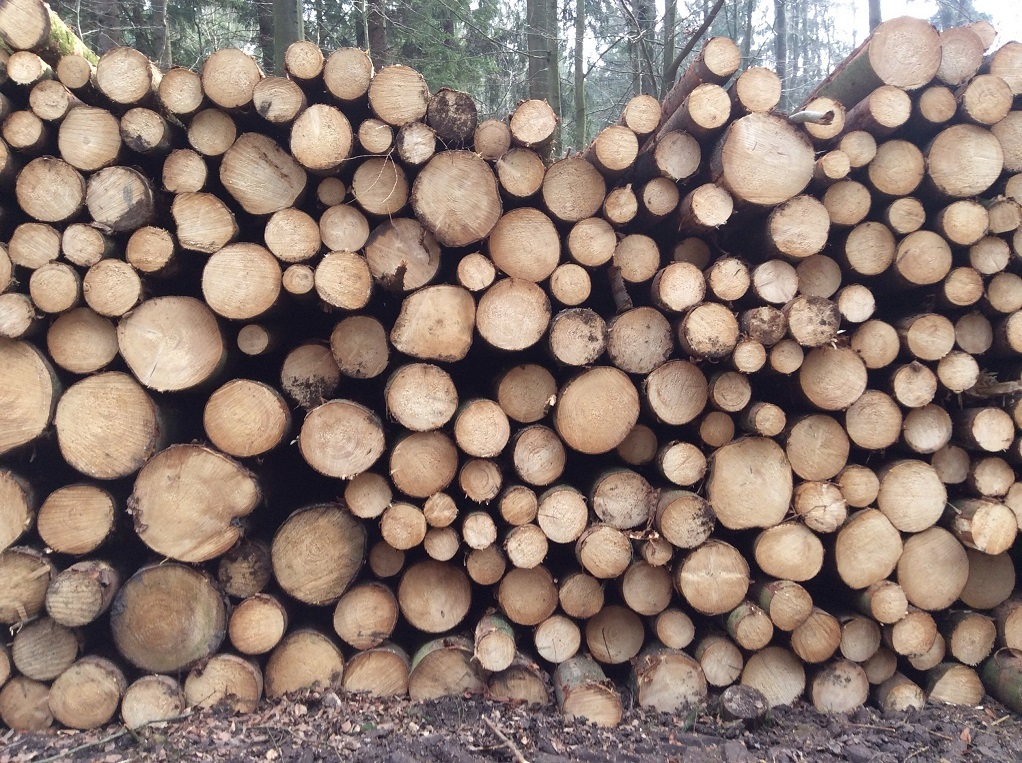
#> input picture 1_Basics_of_Computer_Vision/images/IMG_1009.JPG, 1022 x 763 px, found by its file name
$ jupyter execute color_spaces_lightning.ipynb
#> lines starting #> are read from the running program, lines starting #| are printed output that depends on the picture
# Computer Vision – Litghning & Color Spaces

## Lightning

Comprender el papel que juegan las condiciones de iluminación en el desarrollo de un sistema de visión por computadora. Y analizaremos los cuatro espacios de color primarios que encontraremos en la visión artificial: RGB, HSV, L * a * b * y escala de grises (que técnicamente no es un espacio de color, pero se usa en muchas aplicaciones de visión artificial).

El campo de la visión por ordenador se está expandiendo y evolucionando rápidamente. Todos los días estamos viendo nuevos avances en el campo que una vez pensamos que eran imposibles. Estamos viendo que el aprendizaje profundo clasifica las imágenes con una precisión asombrosamente alta. Pequeñas computadoras pequeñas, como la Raspberry Pi, pueden usarse para construir sistemas de vigilancia. Y la industria está viendo cada vez más aplicaciones comerciales de visión computacional puestas en el mercado. Y mientras el campo está creciendo, cambiando y evolucionando, pero hay que decir que hay una constante absoluta que nunca cambiará: cada algoritmo, aplicación y sistema de visión de computadora jamás desarrollado y que se desarrollará dependerá de la calidad de las imágenes ingresadas a el sistema. Sin duda, podremos hacer que nuestros sistemas sean más robustos en relación con las condiciones de iluminación deficientes, pero nunca podremos superar una imagen capturada en condiciones inferiores. **La iluminación puede significar la diferencia entre el éxito y el fracaso del algoritmo de visión de su computadora.**

En general, sus condiciones de iluminación deben tener tres objetivos principales. Vamos a revisarlos a continuación.

- **Alto contraste:** Tenemos que maximizar el contraste entre las regiones de interés en nuestras imagenes (es decir, los "objetos" que deseamos detectar, extraer, describir, clasificar, manipular, etc. debemos tener un contraste suficientemente alto del resto de la imagen para que sean fácilmente detectables).

- **Generalizable:** Las condiciones de iluminación deben ser lo suficientemente consistentes como para que funcionen bien de un "objeto" al siguiente. Si nuestro objetivo es identificar varias troncos por ejemplo en Idom, nuestras condiciones de iluminación deberían ser lo suficientemente generalizadas para facilitar la identificación del tronco, ya sea que estemos examinando un tronco de otro tipo, con mas cantidad de troncos alrededor o mas alejado obteniendo mas panorama del alrededor del objeto.

- **Estable:** Tenemos que tener condiciones de iluminación estables, consistentes y repetibles. Pienso que es el santo grial del desarrollo de aplicaciones de visión artificial. Sin embargo, a menudo es difícil (si no imposible) garantizarlo, esto es especialmente cierto si estamos desarrollando algoritmos de visión artificial diseñados para funcionar en condiciones de iluminación exterior. A medida que cambia la hora del día, las nubes pasan sobre el sol y comienza a llover, nuestras condiciones de iluminación obviamente cambiarán esto es muy importante para el proyecto de Idom.

**CONSEJO. Tenemos que esforzarnos lo más posible por obtener las condiciones de iluminación ideales incluso antes de escribir una sola línea de código. Creo que es sustancialmente más beneficioso (y más fácil) controlar (o al menos reconocer) nuestras condiciones de iluminación que escribir un código para compensar una iluminación inferior.**

### Setup

[cell 1]
import cv2
from skimage.filters import threshold_local

image = cv2.imread("C:/Users/algonzalez/source/repos/Computer_Vision/1_Basics_of_Computer_Vision/images/IMG_1009.JPG")
#> image is the input picture: shape (763, 1022, 3); mean B, G, R 113.4, 123.2, 142.3
gray = cv2.cvtColor(image, cv2.COLOR_BGR2GRAY)
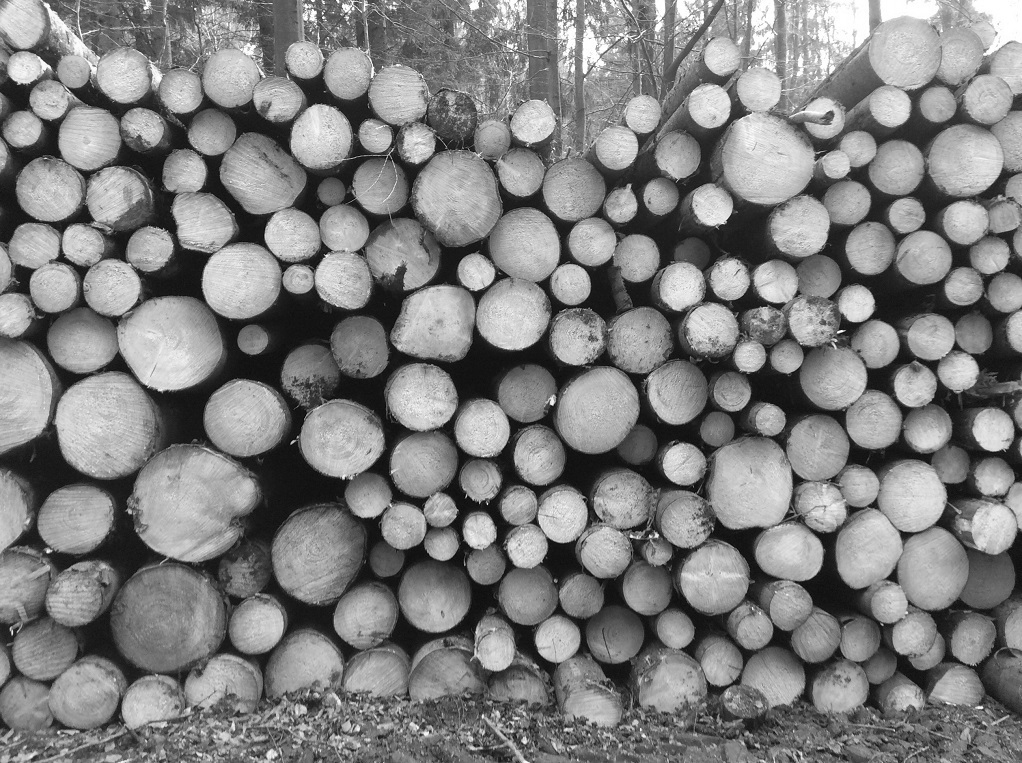
#> gray: shape (763, 1022); min 1, max 255, mean 127.8
cv2.imshow("Original", image)
cv2.waitKey(0)
cv2.destroyAllWindows()

## RGB Space

Para definir un color en el modelo de color RGB, todo lo que tenemos que hacer es definir la cantidad de rojo, verde y azul que contiene un solo píxel. Cada canal rojo, verde y azul puede tener valores definidos en el rango [0, 255] (para un total de 256 "sombras"), donde 0 indica que no hay representación y 255 demuestra la representación completa.

Dado que un color RGB se define como una tupla de 3 valores, con cada valor en el rango [0, 255], podemos pensar en el cubo que contiene 256 x 256 x 256 = 16,777,216 colores posibles, dependiendo de cuánto rojo, verde , y azul colocamos.

[cell 2]
# loop sobre cada uno de los canales
for (name, chan) in zip(("B", "G", "R"), cv2.split(image)):
    cv2.imshow(name, chan)
#> this loop made 3 passes
#> name on passes 1 to 3: 'B', 'G', 'R'
#> pass 1, `cv2.imshow(name, chan)`:
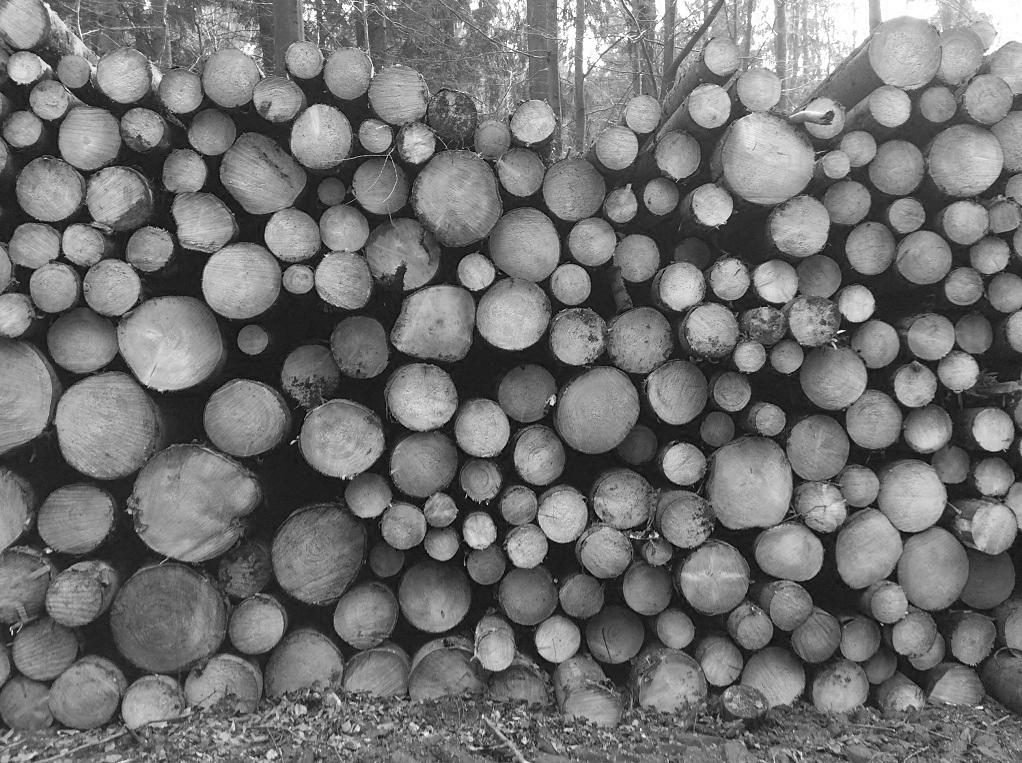
#> window 'B': shape (763, 1022); min 0, max 255, mean 113.4

cv2.waitKey(0)
cv2.destroyAllWindows()

## HSV Space

El espacio de color HSV transforma el espacio de color RGB, remodelando como un cilindro en lugar de un cubo:

Como vimos en la sección RGB, el "blanco" o "luminosidad" de un color es una combinación aditiva de cada componente Rojo, Verde y Azul. Pero ahora, en el espacio de color HSV, la luminosidad tiene su propia dimensión separada.

- **Tono:** cual color "puro" estamos examinando. Por ejemplo, todas las sombras y tonos del color "rojo" tendrán el mismo tono.

- **Saturación:** cómo "blanco" es el color. Un color totalmente saturado sería "puro", como en "rojo puro". Y un color con saturación cero sería blanco puro.

- **Valor:** El valor nos permite controlar la luminosidad de nuestro color. Un valor de cero indicaría negro puro, mientras que aumentar el valor produciría colores más claros. Es importante tener en cuenta que las diferentes bibliotecas de visión artificial usarán diferentes rangos para representar cada uno de los componentes de Tono, Saturación y Valor.

Si bien el espacio de color RGB es fácil de entender, no es intuitivo al definir los tonos exactos de un color o al especificar un rango de colores en particular. Por otro lado, el espacio de color HSV es más intuitivo, pero no hace el mejor trabajo al representar cómo los humanos ven e interpretan los colores en las imágenes. Ahí es donde entra en juego el espacio de color L * a * b *, su objetivo es imitar la metodología en la que los humanos ven e interpretan el color.

[cell 3]
hsv = cv2.cvtColor(image, cv2.COLOR_BGR2HSV)
#> hsv: shape (763, 1022, 3); mean H, S, V 53.5, 62.8, 144.1
cv2.imshow("HSV", hsv)

# loop sobre cada uno de los canales de HSV
for (name, chan) in zip(("H", "S", "V"), cv2.split(hsv)):
    cv2.imshow(name, chan)
#> this loop made 3 passes
#> pass 1, `cv2.imshow(name, chan)`:
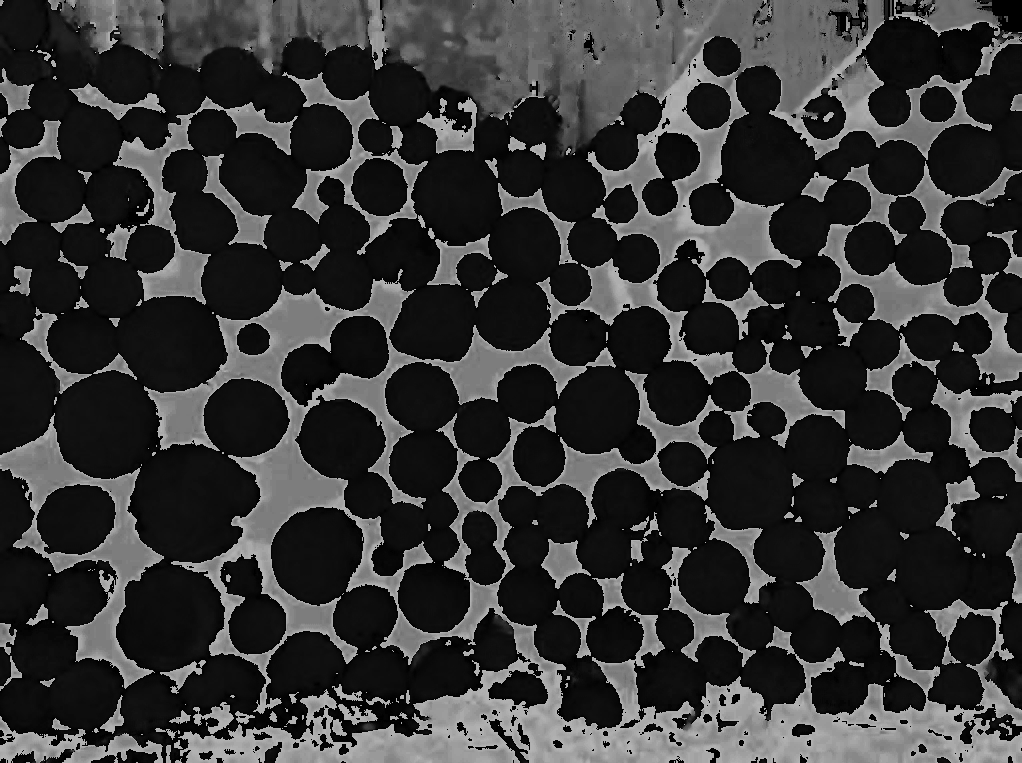
#> window 'H': shape (763, 1022); min 0, max 179, mean 53.5

cv2.waitKey(0)
cv2.destroyAllWindows()

## L*a*b

- **Canal L:** La “luminosidad” del píxel. Este valor sube y baja del eje vertical, blanco a negro, con grises neutros en el centro del eje.
- **a-channel:** se origina en el centro del canal L y define el verde puro en un extremo del espectro y el rojo puro en el otro. canal
- **b:** También se origina en el centro del canal L, pero es perpendicular al canal a. El canal B define azul puro en uno de los espectros y amarillo puro en el otro.

Similar a nuestro ejemplo de HSV, tenemos el canal L* que se dedica a mostrar qué tan claro es un píxel dado. El a * y el b * luego determinan el tono y el color del píxel.

[cell 4]
lab = cv2.cvtColor(image, cv2.COLOR_BGR2LAB)
#> lab: shape (763, 1022, 3); mean of channels 0, 1, 2 132.7, 134.1, 135.6
cv2.imshow("L*a*b*", lab)

# loop sobre cada uno de los canales de "L*a*b*
for (name, chan) in zip(("L*", "a*", "b*"), cv2.split(lab)):
    cv2.imshow(name, chan)
#> this loop made 3 passes

cv2.waitKey(0)
cv2.destroyAllWindows()

## Grayscale space

Las imágenes en escala de grises son imágenes de un solo canal con valores de píxeles en el rango [0, 255] (es decir, 256 valores únicos). No confundir con imágenes en blanco y negro que únicamente tienen un rango de valores de 0 o 255. Este espacio de color nos permite conservar la memoria y ser más eficientes computacionalmente.

[cell 5]
gray = cv2.cvtColor(image, cv2.COLOR_BGR2GRAY)
cv2.imshow("Original", image)
cv2.imshow("Grayscale", gray)
cv2.waitKey(0)
cv2.destroyAllWindows()

## Split and merge colors

[cell 6]
import numpy as np

(B, G, R) = cv2.split(image)

# Mostrar cada cana de manera individual
cv2.imshow("Red", R)
cv2.imshow("Green", G)
cv2.imshow("Blue", B)
cv2.waitKey(0)
cv2.destroyAllWindows()

# Merge de los canales de nuevo
merged = cv2.merge([B, G, R])
cv2.imshow("Merged", merged)
cv2.waitKey(0)
cv2.destroyAllWindows()

# Visualizar cada canal con su color
zeros = np.zeros(image.shape[:2], dtype = "uint8")
cv2.imshow("Red", cv2.merge([zeros, zeros, R]))
cv2.imshow("Green", cv2.merge([zeros, G, zeros]))
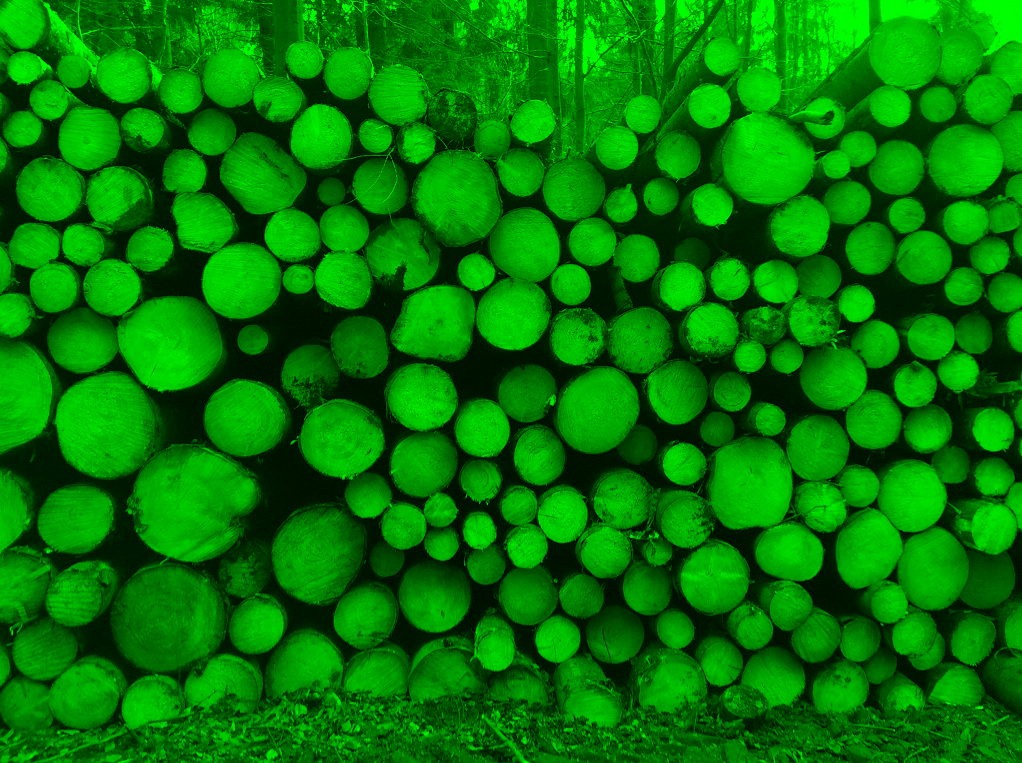
#> window 'Green': shape (763, 1022, 3); mean B, G, R 0, 123.2, 0
cv2.imshow("Blue", cv2.merge([B, zeros, zeros]))
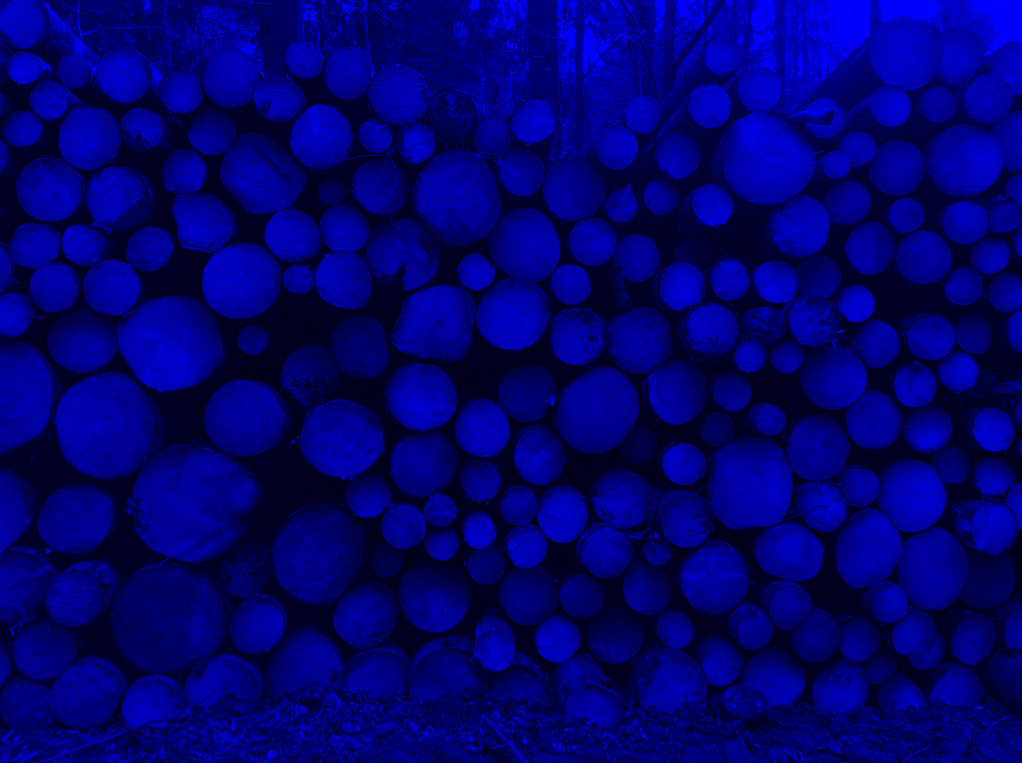
#> window 'Blue': shape (763, 1022, 3); mean B, G, R 113.4, 0, 0
cv2.waitKey(0)
cv2.destroyAllWindows()

$ run again, with 1_Basics_of_Computer_Vision/images/Imagen1.jpg copied over 1_Basics_of_Computer_Vision/images/IMG_1009.JPG
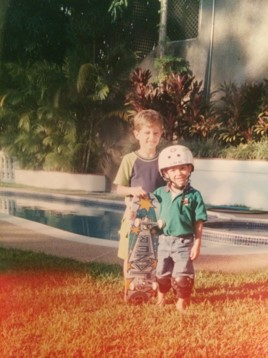
#> input picture 1_Basics_of_Computer_Vision/images/Imagen1.jpg, 268 x 358 px, found by its file name
#> image is the input picture: shape (358, 268, 3); mean B, G, R 78.6, 105.6, 135.5
#> the loop `for (name, chan) in zip(("B", "G", "R"), cv2.split(image)):` made 3 passes
#> name on passes 1 to 3: 'B', 'G', 'R'
#> hsv: shape (358, 268, 3); mean H, S, V 23.9, 107.1, 137.9
#> the loop `for (name, chan) in zip(("H", "S", "V"), cv2.split(hsv)):` made 3 passes
#> pass 1, `cv2.imshow(name, chan)`:
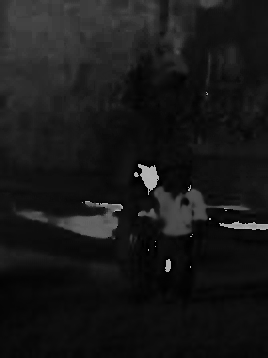
#> window 'H': shape (358, 268); min 0, max 179, mean 23.9
#> lab: shape (358, 268, 3); mean of channels 0, 1, 2 118.7, 136.2, 148.1
#> the loop `for (name, chan) in zip(("L*", "a*", "b*"), cv2.split(lab)):` made 3 passes
#> `cv2.imshow("Blue", cv2.merge([B, zeros, zeros]))`:
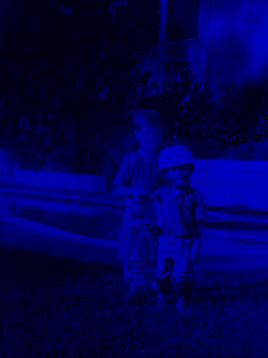
#> window 'Blue': shape (358, 268, 3); mean B, G, R 78.6, 0, 0
